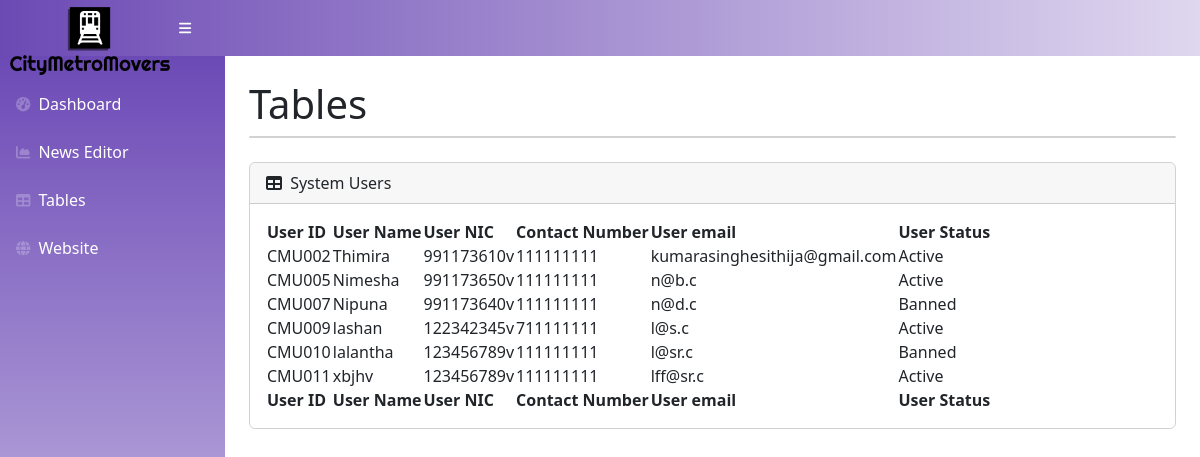
/tables.php, run on the app's committed database.
### tables this page shows
CREATE TABLE `user` (
  `user_id` varchar(10) NOT NULL,
  `user_role` varchar(40) NOT NULL DEFAULT 'user',
  `user_nic` varchar(50) NOT NULL,
  `user_contactNo` int(50) NOT NULL,
  `user_email` varchar(100) NOT NULL,
  `user_photo` blob NOT NULL,
  `user_fname` varchar(250) NOT NULL,
  `user_lname` varchar(250) NOT NULL,
  `user_status` varchar(20) NOT NULL DEFAULT 'Active',
  `user_password` varchar(255) NOT NULL,
  `cookie_token` varchar(250) NOT NULL,
  `expiry_date` bigint(20) NOT NULL
);

### tables.php (the view, shortened to what this page needs)
<html lang="en">
    <head>
        <link href="https://cdn.jsdelivr.net/npm/simple-datatables@7.1.2/dist/style.min.css" rel="stylesheet" />
        <link href="css/styles.css" rel="stylesheet" />
    </head>
    <body class="sb-nav-fixed">
         <nav class="sb-topnav navbar navbar-expand " style="background-image:linear-gradient(to right, rgb(108,74,180), rgb(223, 215, 239));">
            <img alt="img" src="citymetromovers-low-resolution-logo-black-on-transparent-background.png" width="160px" height="70px" class="mt-4" style="margin-left: 10px;">
            <button class="btn btn-link btn-sm order-1 order-lg-0 me-4 me-lg-0" id="sidebarToggle" href="#!"><i class="fas fa-bars" style="color: white;" ></i></button>
        </nav>
        <div id="layoutSidenav">
            <div id="layoutSidenav_nav">
                <nav class="sb-sidenav accordion sb-sidenav-dark" id="sidenavAccordion">
                    <div class="sb-sidenav-menu" style="background-image:linear-gradient(rgb(108,74,182), rgb(223, 215, 239));">
                        <div class="nav mt-4">
                            <a class="nav-link" href="moderatorindex.php" style="color: white;">
                                <div class="sb-nav-link-icon"><i class="fas fa-tachometer-alt"></i></div>
                                Dashboard
                            </a>
                           <a class="nav-link" href="newFeed.php" style="color: white;">
                                <div class="sb-nav-link-icon"><i class="fas fa-chart-area"></i></div>
                                News Editor
                            </a>
                            <a class="nav-link" href="tables.php" style="color: white;">
                                <div class="sb-nav-link-icon"><i class="fas fa-table"></i></div>
                                Tables
                            </a>
                            <a class="nav-link" href="index.php" style="color: white;">
                            <div class="sb-nav-link-icon"><i class="fas fa-globe"></i></div>
                            Website
                        </a>
                        </div>
                    </div>
                </nav>
            </div>
            <div id="layoutSidenav_content">
                <main>
                    <div class="container-fluid px-4">
                        <h1 class="mt-4">Tables</h1>
                        <div class="card mb-4">
                        </div>
                        <div class="card mb-4">
                            <div class="card-header">
                                <i class="fas fa-table me-1"></i>
                                System Users
                            </div>
                            <div class="card-body">
                                <table id="datatablesSimple">
                                     <thead>
                                        <tr>
                                            <th>User ID</th>
                                            <th>User Name</th>
                                            <th>User NIC</th>
                                            <th>Contact Number</th>
                                            <th>User email</th>
                                            <th>User Status</th>
                                        </tr>
                                    </thead>
                                    <tfoot>
                                        <tr>
                                            <th>User ID</th>
                                            <th>User Name</th>
                                            <th>User NIC</th>
                                            <th>Contact Number</th>
                                            <th>User email</th>
                                            <th>User Status</th>
                                        </tr>
                                    </tfoot>
                                    <tbody>
                                    <?php
                                       try {
                                        $dbcon =new DBConnector();
                                        $con = $dbcon->getConnection();
                                        $query = "SELECT * FROM user WHERE user_role=?";
                                        $user_role ="user";
                                        $pstmt = $con->prepare($query);
                                        $pstmt->bindValue(1, $user_role);
                                        $pstmt->execute();
                                        $rs1 = $pstmt->fetchAll(PDO::FETCH_OBJ);
                                        foreach ($rs1 as $user){
                                        ?>
                                         <tr>
                                            <td><?php echo $user->user_id; ?></td>
                                            <td><?php echo $user->user_fname; ?></td>
                                            <td><?php echo $user->user_nic; ?></td>
                                            <td><?php echo $user->user_contactNo; ?></td>
                                            <td><?php echo $user->user_email; ?></td>
                                            <td><?php echo $user->user_status; ?></td>
                                        </tr>
                                      <?php
                                        }
                                       }
                                        catch (PDOException $exc){
                                            echo $exc->getMessage();
                                        }
                                      ?>
                                 </tbody>
                                </table>
                            </div>
                        </div>
                    </div>
                </main>
            </div>
        </div>
    </body>
</html>

### data on the page
user: user_id "CMU002", user_fname "Thimira", user_nic "991173610v", user_contactNo "111111111", user_email "kumarasinghesithija@gmail.com", user_status "Active"
user: user_id "CMU005", user_fname "Nimesha", user_nic "991173650v", user_contactNo "111111111", user_email "n@b.c", user_status "Active"
user: user_id "CMU007", user_fname "Nipuna", user_nic "991173640v", user_contactNo "111111111", user_email "n@d.c", user_status "Banned"
user: user_id "CMU009", user_fname "lashan", user_nic "122342345v", user_contactNo "711111111", user_email "l@s.c", user_status "Active"
user: user_id "CMU010", user_fname "lalantha", user_nic "123456789v", user_contactNo "111111111", user_email "l@sr.c", user_status "Banned"
user: user_id "CMU011", user_fname "xbjhv", user_nic "123456789v", user_contactNo "111111111", user_email "lff@sr.c", user_status "Active"
